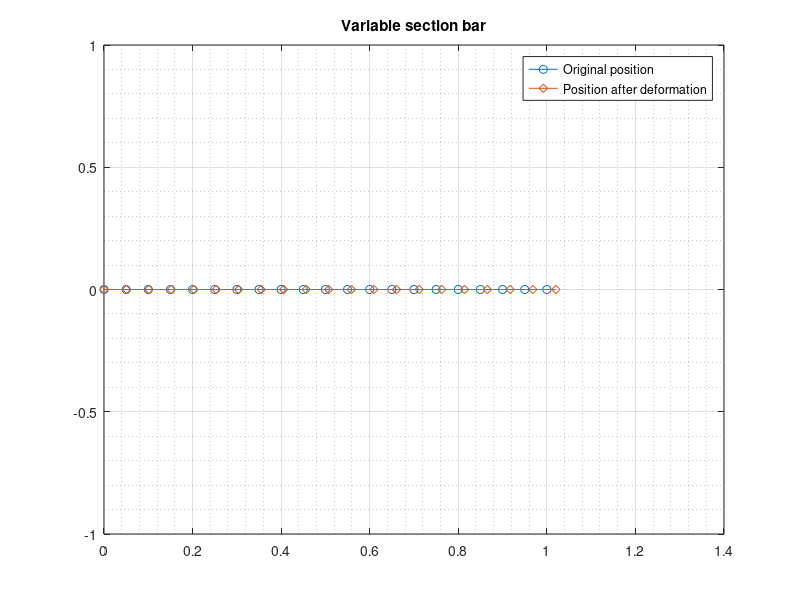

Write the MATLAB code that produced this figure.
%% PURPOSE: Find the displacement of a variable section bar

%% CLEANING
clear all; close all; clc

%% INPUT
nel = 20;         % Number of elements
L = 1;            % Bar length

%% COORDINATE MATRIX

coordinate_matrix = zeros(nel,2);           % Coordinate matrix pre-allocation

for i = 1:nel+1     
    coordinate_matrix(i,1) = i;             % Node number
    coordinate_matrix(i,2) = (i-1)*L/nel;   % X coordinate
end

%% INCIDENCE MATRIX

incidence_matrix = zeros(nel,5);            % Incidence matrix pre-allocation

for i = 1:nel
    incidence_matrix(i,1) = i;              % Element number
    incidence_matrix(i,2) = 1;              % Material
    incidence_matrix(i,3) = i;              % Node 1
    incidence_matrix(i,4) = i +1;           % Node 2
end

%% MATERIAL PROPERTIES

tabmat = [210E9       % Young's Module
          0.33        % Poisson Ratio
];

%% BOUNDARY CONDTIONS
%   bc = [ node | degrees of freedom | value]
%   Degree of freedom 1 --> x
%   Degree of freedom 2 --> y
%   Degree of freedom 3 --> z
%   Degree of freedom 4 --> ox
%   Degree of freedom 5 --> oy
%   Degree of freedom 6 --> oz

boundary_conditions = [ 1 1 0];
 
%% LOAD
%   F = [node | degree of freedom | value ]
%   Degree of freedom 1 --> Fx
%   Degree of freedom 2 --> Fy
%   Degree of freedom 3 --> Fz
%   Degree of freedom 4 --> Mx
%   Degree of freedom 5 --> My
%   Degree of freedom 6 --> Mz

load = [nel+1 1 1000];

%% GLOBAL STIFFNESS

kg = zeros(nel + 1,nel + 1); % global stiffness matrix pre-allocation

for i = 1:nel
    node1 = incidence_matrix(i,3);      % Node 1
    node2 = incidence_matrix(i,4);      % Node 2
    x1 = coordinate_matrix(node1,2);    % X coordinate node 1
    x2 = coordinate_matrix(node2,2);    % X coordinate node 2
    l = x2 - x1;                        % Element length
    mat = incidence_matrix(i,2);        % Material 
    E = tabmat(1,mat);                  % Young's modulus
    Ao = 0.0025;                        % Initial section area
    a = Ao*(3-2*x1/L);                  % Section area element
    ke = E*a*[1 -1; -1 1];              % Local stiffness
    loc = [node1, node2];               % Localization vector
    kg(loc,loc) = kg(loc,loc) + ke;     % Global stiffness matrix assembly 
end

%% LOAD VECTOR

F = zeros(nel+1,1);                     % Global load vector pre-allocation
nloads = size(load,1);                  % Number of loads

for i = 1 : nloads
    F(load(i,1),1) = load(i,3); 
end

loc = ones(nel+1,1);
for i = 1 : size(boundary_conditions,1)
    loc(boundary_conditions(i,2)) = 0;
end

%% DISPLACEMENT VECTOR

U = zeros(nel+1,1);             % Global displacement vector pre-allocation
U(logical(loc)) = kg(logical(loc),logical(loc))\F(logical(loc));

%% POST-PROCESSING

xmin = min(coordinate_matrix(:,2));
xmax = max(coordinate_matrix(:,2));
Lx = xmax - xmin;
xmin = xmin - 0.1*Lx;
xmax = xmax + 0.1*Lx;
axis([0 xmax -1 1]);

new_coord = coordinate_matrix(:,2) + U*1000;

y = zeros(nel+1,1);
plot(coordinate_matrix(:,2),y,'-o')
title('Variable section bar')
grid on
grid minor
hold on
plot(new_coord,y,'-d')
legend('Original position','Position after deformation')